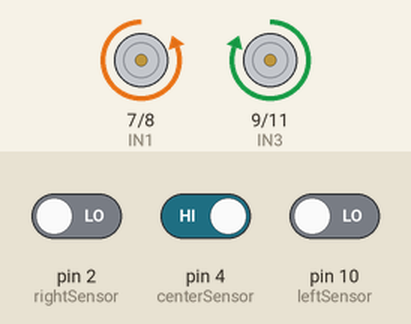
Bench run of a sketch on a simulated Arduino Uno, built with avr-gcc and run on an emulated ATmega328P. Shown: motor-driver pin pairs drawn as motors (green arrow = first pin HIGH = forward, orange = second pin HIGH = backward, longer = more drive, scaled by the enable pin). Inputs (shaded band) come from the test bench; at power-on: pin 2 (rightSensor) LOW, pin 4 (centerSensor) HIGH, pin 10 (leftSensor) LOW.

Above: at 1.2 s.
1.3 s: pin 2 (rightSensor) driven HIGH
At 2.5 s:
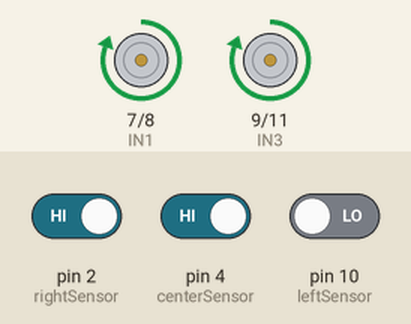
2.8 s: pin 2 (rightSensor) driven LOW
At 3.8 s:
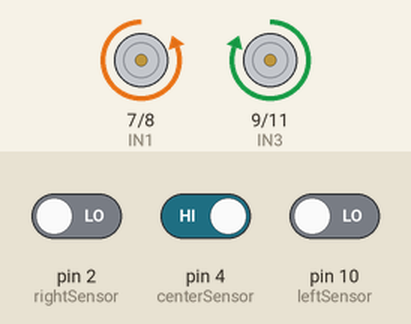
4.3 s: pin 4 (centerSensor) driven LOW
At 4.9 s:
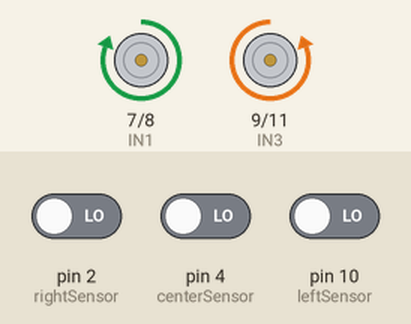
5.8 s: pin 10 (leftSensor) driven HIGH
At 6.1 s:
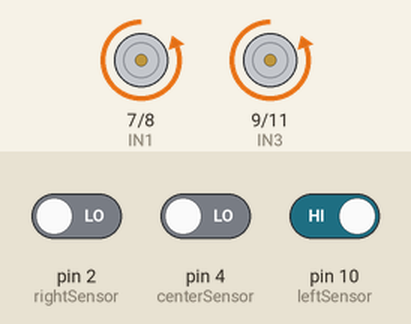
7.3 s: pin 10 (leftSensor) driven LOW
At 8.4 s:
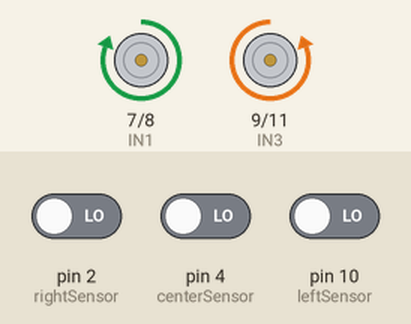
Timing chart, 0 to 9.8 s (numbered marks = the images above; inputs shaded):
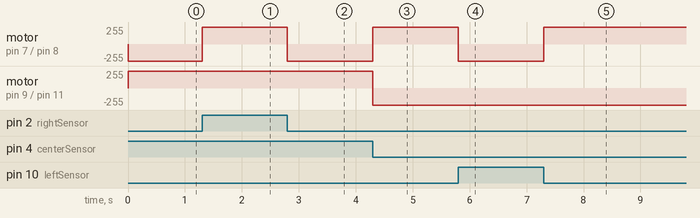

The sketch:

LineFollower.ino
```cpp
/* Voir table de vérités pour comprendre quelle variable correspond a quel roue / axe */
#define ENA 5
#define ENB 6
#define IN1 7
#define IN2 8
#define IN3 9
#define IN4 11

/* Déclarations des constantes de types int qui représentent les PIN des différents capteurs*/
const int leftSensor = 10;
const int centerSensor = 4;
const int rightSensor = 2;

/* Déclaration des variables booleans déstinées à la vérification de l'état des capteurs*/
bool leftSensorState;
bool centerSensorState;
bool rightSensorState;

/* Fonction setup basique à ARDUINO */
void setup() {
    Serial.begin(9600);

    pinMode(IN1, OUTPUT);
    pinMode(IN2, OUTPUT);
    pinMode(IN3, OUTPUT);
    pinMode(IN4, OUTPUT);
    pinMode(ENA, OUTPUT);
    pinMode(ENB, OUTPUT);

    pinMode(leftSensor, INPUT);
    pinMode(centerSensor, INPUT);
    pinMode(rightSensor, INPUT);
}

/* Fonction loop basique à ARDUINO */
void loop() {
    leftSensorState = digitalRead(leftSensor);
    centerSensorState = digitalRead(centerSensor);
    rightSensorState = digitalRead(rightSensor);

    if (!centerSensorState) {
        if ((leftSensorState) && (!rightSensorState)) {
            left();
        } else if ((!leftSensorState) && (rightSensorState)) {
            right();
        } else {
            forward();
        }
    } else {
        if ((leftSensorState) && (!rightSensorState)) {
            left();
        } else if ((!leftSensorState) && (rightSensorState)) {
            right();
        } else {
            back();
        }
    }
}

/* Fonction assurant l'avancer du robot */
void forward() {
    digitalWrite(ENA, HIGH);
    digitalWrite(ENB, HIGH);
    digitalWrite(IN1, HIGH);
    digitalWrite(IN2, LOW);
    digitalWrite(IN3, LOW);
    digitalWrite(IN4, HIGH);
}

/* Fonction permettant au robot de tourner a gauche */
void left() {
    digitalWrite(ENA, HIGH);
    digitalWrite(ENB, HIGH);
    digitalWrite(IN1, LOW);
    digitalWrite(IN2, HIGH);
    digitalWrite(IN3, LOW);
    digitalWrite(IN4, HIGH);
}

/* Fonction permettant au robot de tourner a droite*/
void right() {
    digitalWrite(ENA, HIGH);
    digitalWrite(ENB, HIGH);
    digitalWrite(IN1, HIGH);
    digitalWrite(IN2, LOW);
    digitalWrite(IN3, HIGH);
    digitalWrite(IN4, LOW);
}

/* Fonction assurant la marche arrière du robot */
void back() {
    digitalWrite(ENA, HIGH);
    digitalWrite(ENB, HIGH);
    digitalWrite(IN1, LOW);
    digitalWrite(IN2, HIGH);
    digitalWrite(IN3, HIGH);
    digitalWrite(IN4, LOW);
}

/* Fonction assurant l'arrêt du robot */
void stop() {
    digitalWrite(ENA, LOW);
    digitalWrite(ENB, LOW);
    digitalWrite(IN1, LOW);
    digitalWrite(IN2, LOW);
    digitalWrite(IN3, LOW);
    digitalWrite(IN4, LOW);
}
```

Measured:
- after the input at 1.3 s, motor on pin 7 (IN1) / pin 8 (IN2): backward 255/255 → forward 255/255 at once
- after the input at 2.8 s, motor on pin 7 (IN1) / pin 8 (IN2): forward 255/255 → backward 255/255 at once
- after the input at 4.3 s, motor on pin 7 (IN1) / pin 8 (IN2): backward 255/255 → forward 255/255 at once; motor on pin 9 (IN3) / pin 11 (IN4): forward 255/255 → backward 255/255 at once
- after the input at 5.8 s, motor on pin 7 (IN1) / pin 8 (IN2): forward 255/255 → backward 255/255 at once
- after the input at 7.3 s, motor on pin 7 (IN1) / pin 8 (IN2): backward 255/255 → forward 255/255 at once
